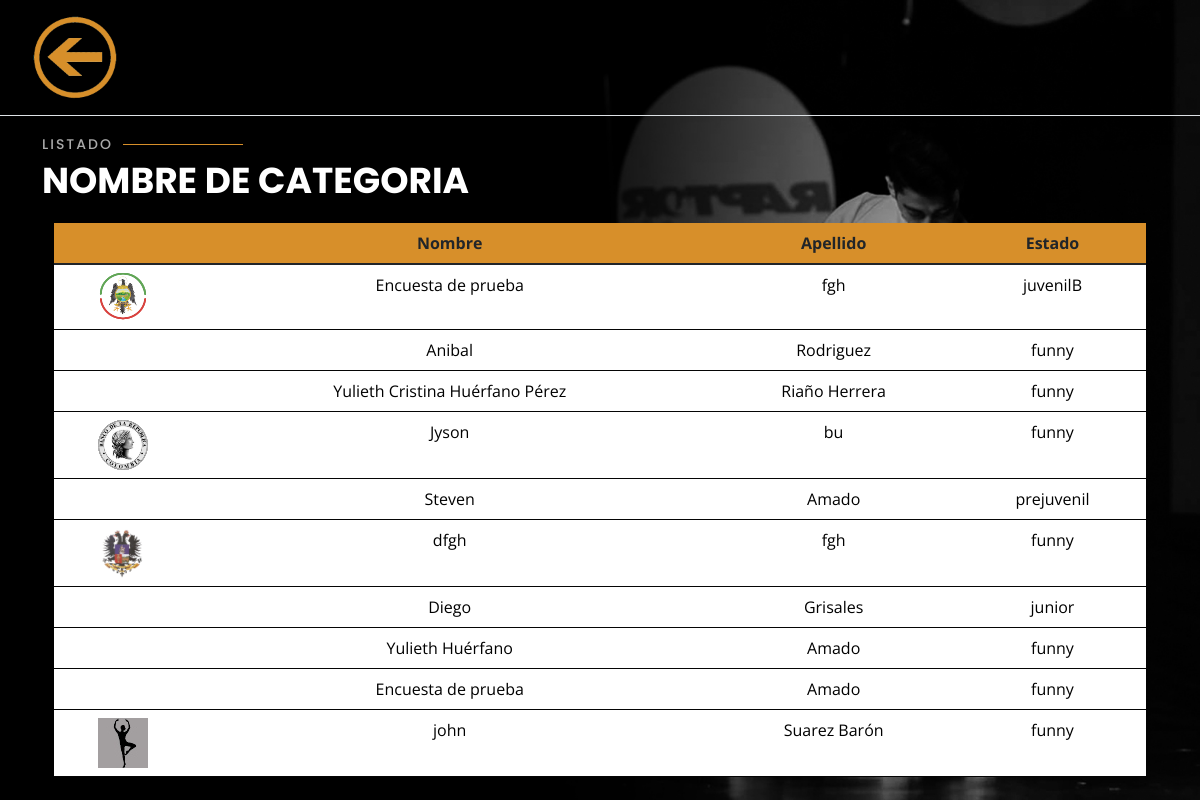
Screenshot of /listado.php with the database file from the repository.
### tables this page shows
CREATE TABLE IF NOT EXISTS `students` (
  `foto` varchar(200) DEFAULT NULL,
  `Id` varchar(15) NOT NULL,
  `Nombre` varchar(40) NOT NULL,
  `Apellidos` varchar(40) NOT NULL,
  `email` varchar(40) DEFAULT NULL,
  `telefono` int(15) NOT NULL,
  `direccion` varchar(30) NOT NULL,
  `fecha_nac` date NOT NULL,
  `categoria` varchar(50) NOT NULL,
  `nombre_acudiente` varchar(30) DEFAULT NULL,
  `ape_acudiente` varchar(30) DEFAULT NULL,
  `tel_acudiente` varchar(15) DEFAULT NULL,
  `fecha_inicio` date NOT NULL,
  `fecha_fin` date NOT NULL,
  `paquete` varchar(20) NOT NULL,
  `observaciones` varchar(200) DEFAULT NULL,
  PRIMARY KEY (`Id`)
);

### listado.php (the view, shortened to what this page needs)
<?php
	$conexion=mysqli_connect('localhost','root','','suadance');
 ?>
<!DOCTYPE html>
<html lang="en">
<head>
  <link href="assets/vendor/bootstrap/css/bootstrap.min.css" rel="stylesheet">
  <link href="assets/vendor/bootstrap-icons/bootstrap-icons.css" rel="stylesheet">
  <link href="assets/vendor/boxicons/css/boxicons.min.css" rel="stylesheet">
  <link href="assets/vendor/glightbox/css/glightbox.min.css" rel="stylesheet">
  <link href="assets/vendor/remixicon/remixicon.css" rel="stylesheet">
  <link href="assets/vendor/swiper/swiper-bundle.min.css" rel="stylesheet">
  <link href="assets/css/style.css" rel="stylesheet">
</head>
<body onload="listar();">
  <header class="d-flex flex-wrap justify-content-center py-3 mb-4 border-bottom">
      <a href="index.php" class="d-flex align-items-center mb-3 mb-md-0 me-md-auto text-dark text-decoration-none">
        <img src="assets/img/regresar.png" width="150px">
      </a>
    </header>
    <div class="container">
      <div class="section-title">
        <h2>Listado</h2>
        <p>Nombre de Categoria</p>
      </div>
     <div class="container">
            <table class="table">
            <thead>
                <tr>
                <th scope="col"></th>
                <th scope="col">Nombre</th>
                <th scope="col">Apellido</th>
                <th scope="col">Estado</th>
                </tr>
            </thead>
            <tbody>
              <?php
              $sql="SELECT * from students";
              $result=mysqli_query($conexion,$sql);
              while($mostrar=mysqli_fetch_array($result)){
              ?>
                <tr>
                <td><img src="<?php echo $mostrar['foto'] ?>" class="img-fluid" alt=""></td>
                <td><?php echo $mostrar['Nombre'] ?></td>
                <td><?php echo $mostrar['Apellidos'] ?></td>
                <td><?php echo $mostrar['categoria'] ?></td>
                </tr>
                <?php
	              }
	              ?>
            </tbody>
        </table>
     </div>
    </div>
</body>
</html>

### assets/css/style.css (style rules this page uses)
body { font-family: "Open Sans", sans-serif; background-color: #040404; color: #fff; position: relative; background: transparent; }
body::before { content: ""; position: fixed; background: #040404 url("../img/FondoPrincipal.jpg") top right no-repeat; background-size: cover; left: 0; right: 0; top: 0; height: 100vh; z-index: -1; }
@media (min-width: 1024px) { body::before { background-attachment: fixed; } }
a { color: #d78f2a; text-decoration: none; }
h1, h2, h3, h4, h5, h6 { font-family: "Raleway", sans-serif; }
.section-title h2 { font-size: 14px; font-weight: 500; padding: 0; line-height: 1px; margin: 0 0 20px 0; letter-spacing: 2px; text-transform: uppercase; color: #aaaaaa; font-family: "Poppins", sans-serif; }
.section-title h2::after { content: ""; width: 120px; height: 1px; display: inline-block; background: #d78f2a; margin: 4px 10px; }
.section-title p { margin: 0; margin: -15px 0 15px 0; font-size: 36px; font-weight: 700; text-transform: uppercase; font-family: "Poppins", sans-serif; color: #fff; }
img { max-height: 400px; max-width:500px; }
.table { border: #040404; }
.table thead tr { background: #d78f2a; font-weight: bold; }
.table tbody { background: #fff; text-align: center; }
.table td { color: rgb(0, 0, 0); }
.table th { text-align: center; }

### rows the page displays
students: foto (picture), Nombre "Encuesta de prueba", Apellidos "fgh", categoria "juvenilB"
students: Nombre "Anibal", Apellidos "Rodriguez", categoria "funny"
students: Nombre "Yulieth Cristina Huérfano Pérez", Apellidos "Riaño Herrera", categoria "funny"
students: foto (picture), Nombre "Jyson", Apellidos "bu", categoria "funny"
students: Nombre "Steven", Apellidos "Amado", categoria "prejuvenil"
students: foto (picture), Nombre "dfgh", Apellidos "fgh", categoria "funny"
students: Nombre "Diego", Apellidos "Grisales", categoria "junior"
students: Nombre "Yulieth Huérfano", Apellidos "Amado", categoria "funny"
students: Nombre "Encuesta de prueba", Apellidos "Amado", categoria "funny"
students: foto (picture), Nombre "john", Apellidos "Suarez Barón", categoria "funny"
